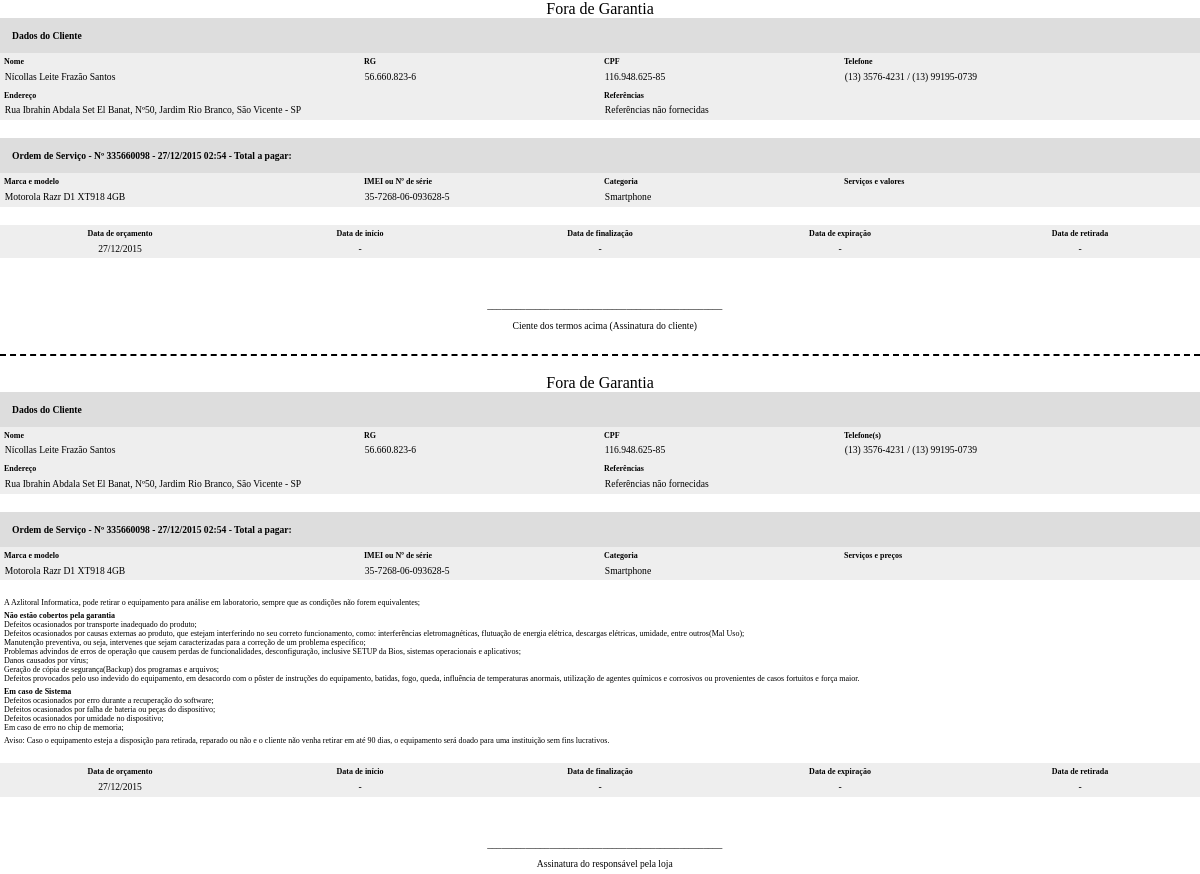
/ImprimirOrdem.php?codigo=335660098, run on the app's committed database.
### tables this page shows
CREATE TABLE `tb_cliente` (
  `cd_cliente` int(11) NOT NULL AUTO_INCREMENT,
  `nm_cliente` varchar(120) DEFAULT NULL,
  `cd_cpf` varchar(11) DEFAULT NULL,
  `cd_rg` varchar(9) DEFAULT NULL,
  `cd_telefone1` varchar(10) DEFAULT NULL,
  `cd_telefone2` varchar(11) DEFAULT NULL,
  `nm_endereco` varchar(100) DEFAULT NULL,
  `ds_referencias` varchar(500) DEFAULT NULL,
  `dt_cadastro` datetime DEFAULT NULL,
  PRIMARY KEY (`cd_cliente`),
  UNIQUE KEY `cd_cpf` (`cd_cpf`),
  UNIQUE KEY `cd_rg` (`cd_rg`)
);

CREATE TABLE `tb_os` (
  `cd_os` int(11) NOT NULL AUTO_INCREMENT,
  `dt_orcamento` date DEFAULT NULL,
  `dt_inicio` date DEFAULT NULL,
  `dt_finalizacao` date DEFAULT NULL,
  `dt_retirada` date DEFAULT NULL,
  `dt_expiracao` date DEFAULT NULL,
  `dt_venda` date DEFAULT NULL,
  `cd_status` int(1) DEFAULT NULL,
  `ic_orcam_vend_manuten` tinyint(1) DEFAULT NULL,
  `ds_os` varchar(500) DEFAULT NULL,
  `cd_funcionario` int(11) DEFAULT NULL,
  `dt_cadastro` datetime DEFAULT NULL,
  `cd_verificador` int(11) DEFAULT NULL,
  `cd_cliente` int(11) DEFAULT NULL,
  PRIMARY KEY (`cd_os`),
  UNIQUE KEY `uk_verificador` (`cd_verificador`) USING BTREE,
  KEY `fk_os_funcionario` (`cd_funcionario`),
  KEY `fk_os_status` (`cd_status`),
  KEY `fk_os_cliente` (`cd_cliente`),
  CONSTRAINT `fk_os_cliente` FOREIGN KEY (`cd_cliente`) REFERENCES `tb_cliente` (`cd_cliente`) ON DELETE SET NULL ON UPDATE CASCADE,
  CONSTRAINT `fk_os_funcionario` FOREIGN KEY (`cd_funcionario`) REFERENCES `tb_funcionario` (`cd_funcionario`),
  CONSTRAINT `fk_os_status` FOREIGN KEY (`cd_status`) REFERENCES `tb_status` (`cd_status`) ON DELETE SET NULL ON UPDATE CASCADE
);

CREATE TABLE `tb_aparelho` (
  `cd_aparelho` int(11) NOT NULL AUTO_INCREMENT,
  `cd_imei` varchar(15) DEFAULT NULL,
  `cd_venda` tinyint(1) DEFAULT NULL,
  `ds_aparelho` varchar(500) DEFAULT NULL,
  `cd_modelo` int(11) DEFAULT NULL,
  `cd_cliente` int(11) DEFAULT NULL,
  `dt_cadastro` datetime DEFAULT NULL,
  `cd_imei_secundario` varchar(15) DEFAULT NULL,
  `cd_numero_serie` varchar(20) DEFAULT NULL,
  PRIMARY KEY (`cd_aparelho`),
  UNIQUE KEY `cd_imei_secundario` (`cd_imei_secundario`),
  UNIQUE KEY `cd_numero_serie` (`cd_numero_serie`),
  UNIQUE KEY `uk_imei` (`cd_imei`) USING HASH,
  KEY `fk_aparelho_modelo` (`cd_modelo`),
  KEY `fk_aparelho_cliente` (`cd_cliente`),
  CONSTRAINT `fk_aparelho_cliente` FOREIGN KEY (`cd_cliente`) REFERENCES `tb_cliente` (`cd_cliente`) ON DELETE SET NULL ON UPDATE CASCADE,
  CONSTRAINT `fk_aparelho_modelo` FOREIGN KEY (`cd_modelo`) REFERENCES `tb_modelo` (`cd_modelo`) ON DELETE SET NULL ON UPDATE CASCADE
);

CREATE TABLE `tb_categoria` (
  `cd_categoria` int(11) NOT NULL AUTO_INCREMENT,
  `nm_categoria` varchar(70) DEFAULT NULL,
  `ic_editavel` tinyint(1) DEFAULT NULL,
  PRIMARY KEY (`cd_categoria`)
);

### ImprimirOrdem.php (the view, shortened to what the rows shown need)
<?php
	include 'php/Conexao.php';
	include 'php/ConexaoPrincipal.php';
	$codigo = mysql_escape_string($_GET['codigo']);
	$result_Cliente = $conexaoPrincipal -> Query("select tb_cliente.nm_cliente,
														   tb_cliente.cd_rg,
														   tb_cliente.cd_cpf,
														   tb_cliente.cd_telefone1,
														   tb_cliente.cd_telefone2,
														   tb_cliente.nm_endereco,
														   tb_cliente.ds_referencias
													  from tb_os inner join tb_cliente
														on tb_os.cd_cliente = tb_cliente.cd_cliente
														  where tb_os.cd_verificador = '$codigo'");
	$linha_Cliente = mysqli_fetch_assoc($result_Cliente);
	$query_Aparelhos = "select tb_os.cd_os, tb_aparelho.cd_aparelho, concat(tb_marca.nm_marca, ' ', tb_modelo.nm_modelo) as nm_marca_modelo,
							   tb_aparelho.cd_imei,
							   tb_aparelho.cd_numero_serie,
							   tb_categoria.nm_categoria,
							   item_os.ds_item_os,
							   tb_os.dt_cadastro
						  from tb_os inner join item_os
							on tb_os.cd_os = item_os.cd_os
							  inner join tb_aparelho
								on item_os.cd_aparelho = tb_aparelho.cd_aparelho
								  inner join tb_modelo
									on tb_aparelho.cd_modelo = tb_modelo.cd_modelo
									  inner join tb_marca
										on tb_modelo.cd_marca = tb_marca.cd_marca
										  inner join tb_categoria
											on tb_modelo.cd_categoria = tb_categoria.cd_categoria
							where tb_os.cd_verificador = '$codigo'
								order by nm_marca_modelo";
	$result_Aparelhos = $conexaoPrincipal -> Query($query_Aparelhos);
	$linha_Aparelhos = mysqli_fetch_assoc($result_Aparelhos);
	$total_Aparelhos = mysqli_num_rows($result_Aparelhos);
	$dataCadastro = date('d/m/Y H:i', strtotime($linha_Aparelhos['dt_cadastro']));
	$result_Datas = $conexaoPrincipal -> Query("select tb_os.dt_orcamento,
														   tb_os.dt_inicio,
														   tb_os.dt_finalizacao,
														   tb_os.dt_expiracao,
														   tb_os.dt_retirada,
							   (select concat('R$ ', sum(vl_custo), '/R$ ', sum(vl_preco), '/R$ ', sum((vl_preco - vl_custo)))
  from tb_servico
    where tb_servico.cd_os = tb_os.cd_os) as ds_total_valores,
								(select concat('R$ ', sum(vl_preco))
  from tb_servico
    where tb_servico.cd_os = tb_os.cd_os) as ds_total_pagar
													  from tb_os
														where tb_os.cd_verificador = '$codigo'");
	$linha_Datas = mysqli_fetch_assoc($result_Datas);
?>
<html>
	<head>
	</head>
	<body>
		<div class="ordem fica">
			<div class="data-client">
				<table width="100%" cellspacing="0">
					<tr>
						<td width="30%">
							<label class="lbl-title">Nome</label><br>
							<label class="lbl-item"><?php echo $linha_Cliente['nm_cliente']; ?></label>
						</td>
						<td width="20%">
							<label class="lbl-title">RG</label><br>
							<label class="lbl-item"><?php $aux = $linha_Cliente['cd_rg']; $aux = $aux[0].$aux[1].'.'.$aux[2].$aux[3].$aux[4].'.'.$aux[5].$aux[6].$aux[7].'-'.$aux[8]; echo $aux; ?></label>
						</td>
						<td width="20%">
							<label class="lbl-title">CPF</label><br>
							<label class="lbl-item"><?php $aux = $linha_Cliente['cd_cpf']; $aux = $aux[0].$aux[1].$aux[2].'.'.$aux[3].$aux[4].$aux[5].'.'.$aux[6].$aux[7].$aux[8].'-'.$aux[9].$aux[10]; echo $aux; ?></label>
						</td>
						<td width="30%">
							<label class="lbl-title">Telefone</label><br>
							<label class="lbl-item"><?php $aux = $linha_Cliente['cd_telefone1']; if (strlen($aux) == 10) {$aux = '('.$aux[0].$aux[1].') '.$aux[2].$aux[3].$aux[4].$aux[5].'-'.$aux[6].$aux[7].$aux[8].$aux[9];} else {$aux = '('.$aux[0].$aux[1].') '.$aux[2].$aux[3].$aux[4].$aux[5].$aux[6].'-'.$aux[7].$aux[8].$aux[9].$aux[10];} echo $aux; $aux = $linha_Cliente['cd_telefone2']; if ($aux != '') {if (strlen($aux) == 10) {$aux = '('.$aux[0].$aux[1].') '.$aux[2].$aux[3].$aux[4].$aux[5].'-'.$aux[6].$aux[7].$aux[8].$aux[9];} else {$aux = '('.$aux[0].$aux[1].') '.$aux[2].$aux[3].$aux[4].$aux[5].$aux[6].'-'.$aux[7].$aux[8].$aux[9].$aux[10];} echo ' / '.$aux;}?></label>
						</td>
					</tr>
					<tr>
						<td colspan="2">
							<label class="lbl-title">Endereço</label><br>
							<label class="lbl-item"><?php echo $linha_Cliente['nm_endereco']; ?></label>
						</td>
						<td colspan="2">
							<label class="lbl-title">Referências</label><br>
							<label class="lbl-item"><?php echo $linha_Cliente['ds_referencias']; ?></label>
						</td>
					</tr>
				</table>
			</div>
			<br>
			<div class="data-client">
				<label class="data-title">Ordem de Serviço - Nº <?php echo $codigo; ?> - <?php echo $dataCadastro; ?> - Total a pagar: <?php echo $linha_Datas['ds_total_pagar'];  ?></label>
				<table width="100%" cellspacing="0">
					<tr>
					</tr>
					<?php
						if ($total_Aparelhos > 0)
						{
							do
							{
								$codigoAparelho = $linha_Aparelhos['cd_aparelho'];
								$codigoOrdem = $linha_Aparelhos['cd_os'];
								$result = $conexaoPrincipal -> Query("select concat(tb_servico.ds_servico, ' - R$ ', vl_preco) as ds_servico_valores
																		  from tb_servico
																			where tb_servico.cd_os = '$codigoOrdem' and tb_servico.cd_aparelho = '$codigoAparelho'");
								$linha = mysqli_fetch_assoc($result);
					?>
								<tr>
									<td width="30%">
										<label class="lbl-item"><?php echo $linha_Aparelhos['nm_marca_modelo']; ?></label>
									</td>
									<td width="20%">
										<label class="lbl-item"><?php if ($linha_Aparelhos['cd_imei'] != '') {$aux = $linha_Aparelhos['cd_imei']; $aux = $aux[0].$aux[1].'-'.$aux[2].$aux[3].$aux[4].$aux[5].'-'.$aux[6].$aux[7].'-'.$aux[8].$aux[9].$aux[10].$aux[11].$aux[12].$aux[13].'-'.$aux[14];} else {$aux = $linha_Aparelhos['cd_numero_serie'];} echo $aux;?></label>
									</td>
									<td width="20%">
										<label class="lbl-item"><?php echo $linha_Aparelhos['nm_categoria']; ?></label>
									</td>
									<td width="30%">
										<?php
											do
											{
										?>
												<label class="lbl-item quebra"><?php  echo $linha['ds_servico_valores'];?></label>
										<?php
											}
											while ($linha = mysqli_fetch_assoc($result));
										?>
									</td>
								</tr>
					<?php
							}
							while ($linha_Aparelhos = mysqli_fetch_assoc($result_Aparelhos));
						}
					?>
				</table>
			</div>
			<br>
			<Br><br>
		</div>
		<br><div class="pontilhado">&nbsp;</div>
		<div class="ordem destaca">
			<div class="data-client">
				<table width="100%" cellspacing="0">
					<tr>
						<td width="30%">
							<label class="lbl-title">Nome</label><br>
							<label class="lbl-item"><?php echo $linha_Cliente['nm_cliente']; ?></label>
						</td>
						<td width="20%">
							<label class="lbl-title">RG</label><br>
							<label class="lbl-item"><?php $aux = $linha_Cliente['cd_rg']; $aux = $aux[0].$aux[1].'.'.$aux[2].$aux[3].$aux[4].'.'.$aux[5].$aux[6].$aux[7].'-'.$aux[8]; echo $aux; ?></label>
						</td>
						<td width="20%">
							<label class="lbl-title">CPF</label><br>
							<label class="lbl-item"><?php $aux = $linha_Cliente['cd_cpf']; $aux = $aux[0].$aux[1].$aux[2].'.'.$aux[3].$aux[4].$aux[5].'.'.$aux[6].$aux[7].$aux[8].'-'.$aux[9].$aux[10]; echo $aux; ?></label>
						</td>
						<td width="30%">
							<label class="lbl-title">Telefone(s)</label><br>
							<label class="lbl-item"><?php $aux = $linha_Cliente['cd_telefone1']; if (strlen($aux) == 10) {$aux = '('.$aux[0].$aux[1].') '.$aux[2].$aux[3].$aux[4].$aux[5].'-'.$aux[6].$aux[7].$aux[8].$aux[9];} else {$aux = '('.$aux[0].$aux[1].') '.$aux[2].$aux[3].$aux[4].$aux[5].$aux[6].'-'.$aux[7].$aux[8].$aux[9].$aux[10];} echo $aux; $aux = $linha_Cliente['cd_telefone2']; if ($aux != '') {if (strlen($aux) == 10) {$aux = '('.$aux[0].$aux[1].') '.$aux[2].$aux[3].$aux[4].$aux[5].'-'.$aux[6].$aux[7].$aux[8].$aux[9];} else {$aux = '('.$aux[0].$aux[1].') '.$aux[2].$aux[3].$aux[4].$aux[5].$aux[6].'-'.$aux[7].$aux[8].$aux[9].$aux[10];} echo ' / '.$aux;}?></label>
						</td>
					</tr>
					<tr>
						<td colspan="2">
							<label class="lbl-title">Endereço</label><br>
							<label class="lbl-item"><?php echo $linha_Cliente['nm_endereco']; ?></label>
						</td>
						<td colspan="2">
							<label class="lbl-title">Referências</label><br>
							<label class="lbl-item"><?php echo $linha_Cliente['ds_referencias']; ?></label>
						</td>
					</tr>
				</table>
			</div>
			<br>
			<div class="data-client">
				<label class="data-title">Ordem de Serviço - Nº <?php echo $codigo; ?> - <?php echo $dataCadastro; ?> - Total a pagar: <?php echo $linha_Datas['ds_total_pagar']; ?></label>
				<table width="100%" cellspacing="0">
					<tr>
					</tr>
					<?php
						$result_Aparelhos = $conexaoPrincipal -> Query($query_Aparelhos);
						$linha_Aparelhos = mysqli_fetch_assoc($result_Aparelhos);
						$total_Aparelhos = mysqli_num_rows($result_Aparelhos);
						if ($total_Aparelhos > 0)
						{
							do
							{
								$codigoAparelho = $linha_Aparelhos['cd_aparelho'];
								$codigoOrdem = $linha_Aparelhos['cd_os'];
								$result = $conexaoPrincipal -> Query("select concat(tb_servico.ds_servico, ' - R$ ', vl_preco) as ds_servico_preco
																		  from tb_servico
																			where tb_servico.cd_os = '$codigoOrdem' and tb_servico.cd_aparelho = '$codigoAparelho'");
								$linha = mysqli_fetch_assoc($result);
					?>
								<tr>
									<td width="30%">
										<label class="lbl-item"><?php echo $linha_Aparelhos['nm_marca_modelo']; ?></label>
									</td>
									<td width="20%">
										<label class="lbl-item"><?php if ($linha_Aparelhos['cd_imei'] != '') {$aux = $linha_Aparelhos['cd_imei']; $aux = $aux[0].$aux[1].'-'.$aux[2].$aux[3].$aux[4].$aux[5].'-'.$aux[6].$aux[7].'-'.$aux[8].$aux[9].$aux[10].$aux[11].$aux[12].$aux[13].'-'.$aux[14];} else {$aux = $linha_Aparelhos['cd_numero_serie'];} echo $aux;?></label>
									</td>
									<td width="20%">
										<label class="lbl-item"><?php echo $linha_Aparelhos['nm_categoria']; ?></label>
									</td>
									<td width="30%">
										<?php
											do
											{
										?>
												<label class="lbl-item quebra"><?php  echo $linha['ds_servico_preco'];?></label>
										<?php
											}
											while ($linha = mysqli_fetch_assoc($result));
										?>
									</td>
								</tr>
					<?php
							}
							while ($linha_Aparelhos = mysqli_fetch_assoc($result_Aparelhos));
						}
					?>
				</table>
			</div>
			<br>
			<br>
			<Br><br>
		</div>
	</body>
</html>

### data on the page
tb_cliente: nm_cliente "Nícollas Leite Frazão Santos", cd_rg "56.660.823-6", cd_cpf "116.948.625-85", cd_telefone1 "(13) 3576-4231", cd_telefone2 "(13) 99195-0739", nm_endereco "Rua Ibrahin Abdala Set El Banat, Nº50, Jardim Rio Branco, São Vicente - SP", ds_referencias "Referências não fornecidas"
tb_os: dt_cadastro "27/12/2015 02:54", nm_marca_modelo "Motorola Razr D1 XT918 4GB", tb_aparelho.cd_imei "35-7268-06-093628-5", tb_categoria.nm_categoria "Smartphone"

### other printed values
$codigo "335660098"
$aux "27/12/2015"
